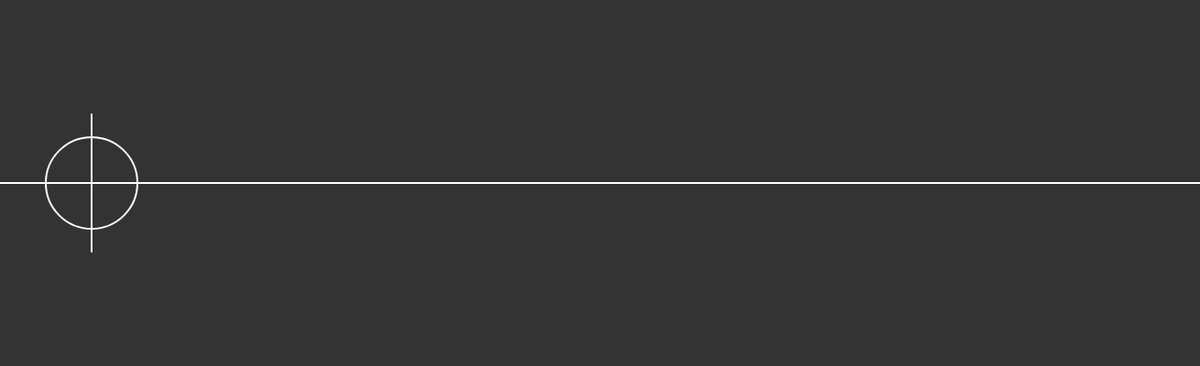
Frame 1 (no input)
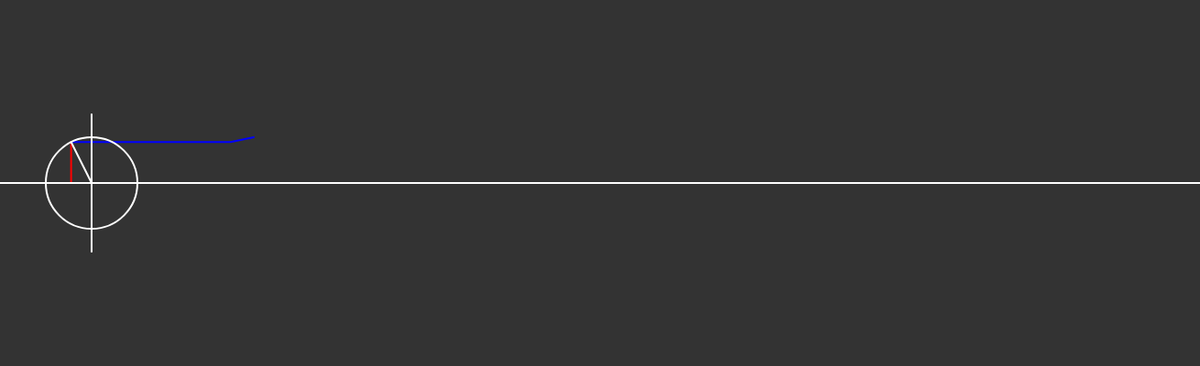
Frame 60 (no input)
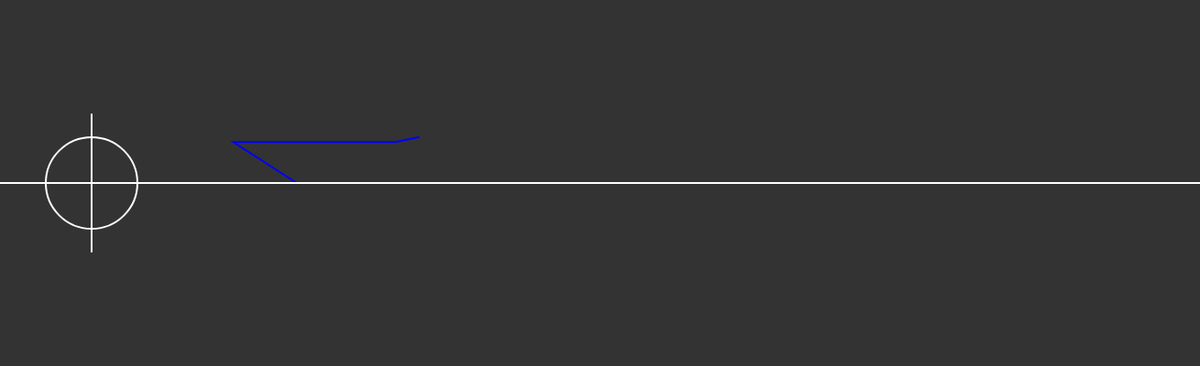
Frame 120 (the mouse pressed at the canvas centre since frame 60)

The p5.js sketch that drew these frames (run headless with seeded random() and noise() and a simulated clock; from frame 60 on, the mouse is pressed at the canvas centre):

// p5.js sketch
// ── sketch.js
var points = [];
var speed = 3; // the speed the drawn line moves across the screen
var angle = 0;
var diameter = 100;
var oscillate = false;
function setup() {
	createCanvas(1310, 400);
	arrow = createVector();
	center = createVector(100,height/2);
	direction = createVector(100,0);
}

function draw() {
	background(51);
	noFill();
	strokeWeight(2);

 	arrow = p5.Vector.sub(direction,center);
	arrow.setMag(diameter/2);

	if(oscillate)
	{
		arrow.rotate(angle);
		angle += mouseX/500;
	}
	else
	{
		direction.set(mouseX, mouseY);
	}

	let dot = new Dot(arrow.x + center.x, arrow.y + center.y);
	points.push(dot);

	beginShape();
	for(dot of points)
	{
		stroke(0,0,255);
		vertex(dot.x, dot.y);
		dot.x += speed;
		if(dot.x > width)
		{
			points.splice(dot,1);
		}
	}
	endShape();
	stroke(255, 0, 0);
	line(arrow.x + center.x, arrow.y + center.y, arrow.x + center.x, height/2);
	stroke(255);
	ellipse(center.x, center.y, diameter, diameter);
	line(0,height/2, width, height/2);
	line(100, height/2 - 75, 100, height/2 + 75);
	line(center.x, center.y, arrow.x + center.x, arrow.y + center.y);


}

function mouseClicked()
{
  oscillate = !oscillate;
}

// ── Dot.js
class Dot
{
  constructor(x,y)
  {
    this.x = x;
    this.y = y;
  }
}
